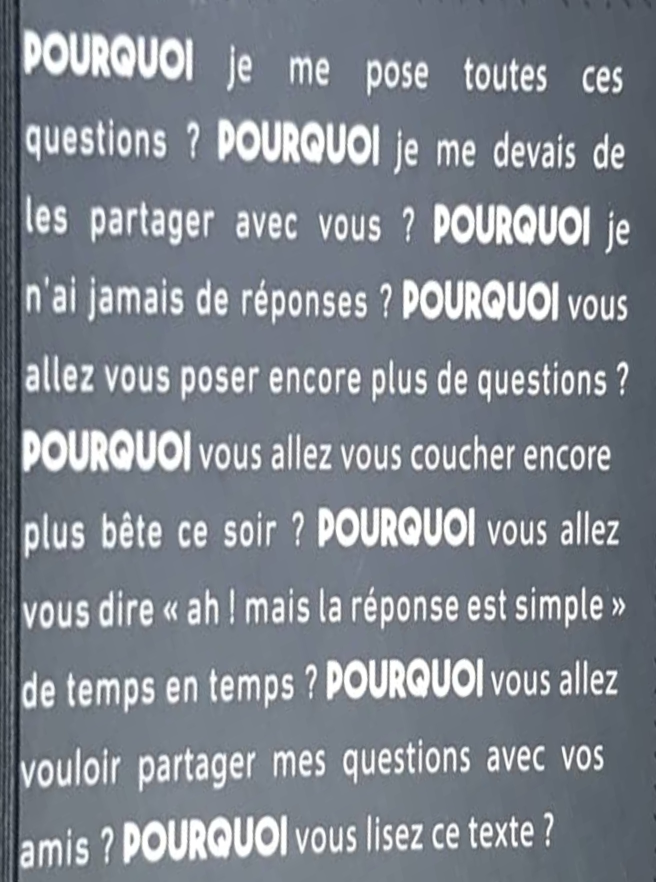
#> input picture images/scanned_note.jpg, 1312 x 1764 px (shown at 1/2 size)
$ python colorDetect.py
#> lines starting #> are read from the running program, lines starting #| are printed output that depends on the picture; after the words box and inside, x2 and y2 are one past the last pixel; in counts of white or black regions, pixels touching at a corner belong together
import cv2
import numpy as np
import pytesseract
originalImage=cv2.imread("images/scanned_note.jpg")
#> originalImage is the input picture: shape (1764, 1312, 3); mean B, G, R 141.7, 133.2, 126.7
pytesseract.pytesseract.tesseract_cmd= 'C:\\Program Files\\Tesseract-OCR\\tesseract.exe'
originalImage=cv2.resize(originalImage,(640,480))
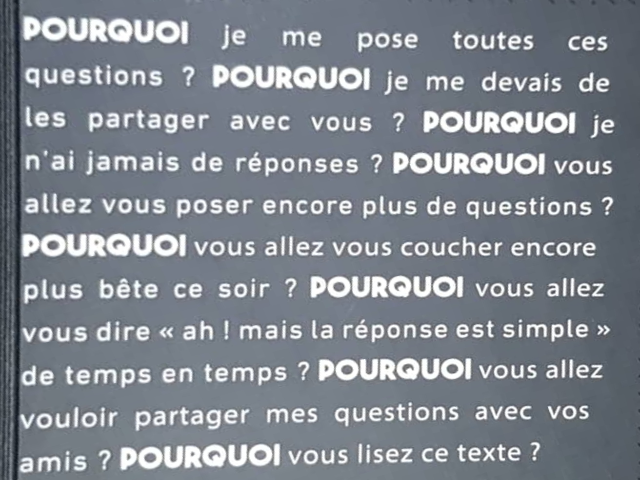
#> originalImage: shape (480, 640, 3); mean B, G, R 141.6, 133.1, 126.6
#blur = cv2.blur(originalImage,(5,5))

grayImage = cv2.cvtColor(originalImage, cv2.COLOR_BGR2GRAY)
(thresh, blackAndWhiteImage) = cv2.threshold(grayImage, 170, 255, cv2.THRESH_BINARY)
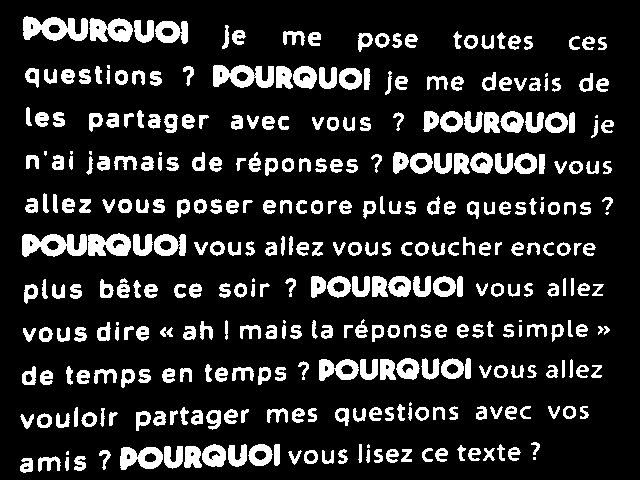
#> blackAndWhiteImage: shape (480, 640); 15.6% white; 358 white regions (17 under 20 px), largest, box (x1, y1, x2, y2) and area: (23, 16, 88, 41) 1046, (22, 234, 87, 257) 1008, (213, 65, 274, 88) 936
cv2.imshow('Black white image', blackAndWhiteImage)
cv2.imwrite("images/nscann.jpg",blackAndWhiteImage)
hImg,wImg,_=originalImage.shape
#> hImg = 480; wImg = 640
#> (the run stopped early here; a loop or call above may not have finished)
